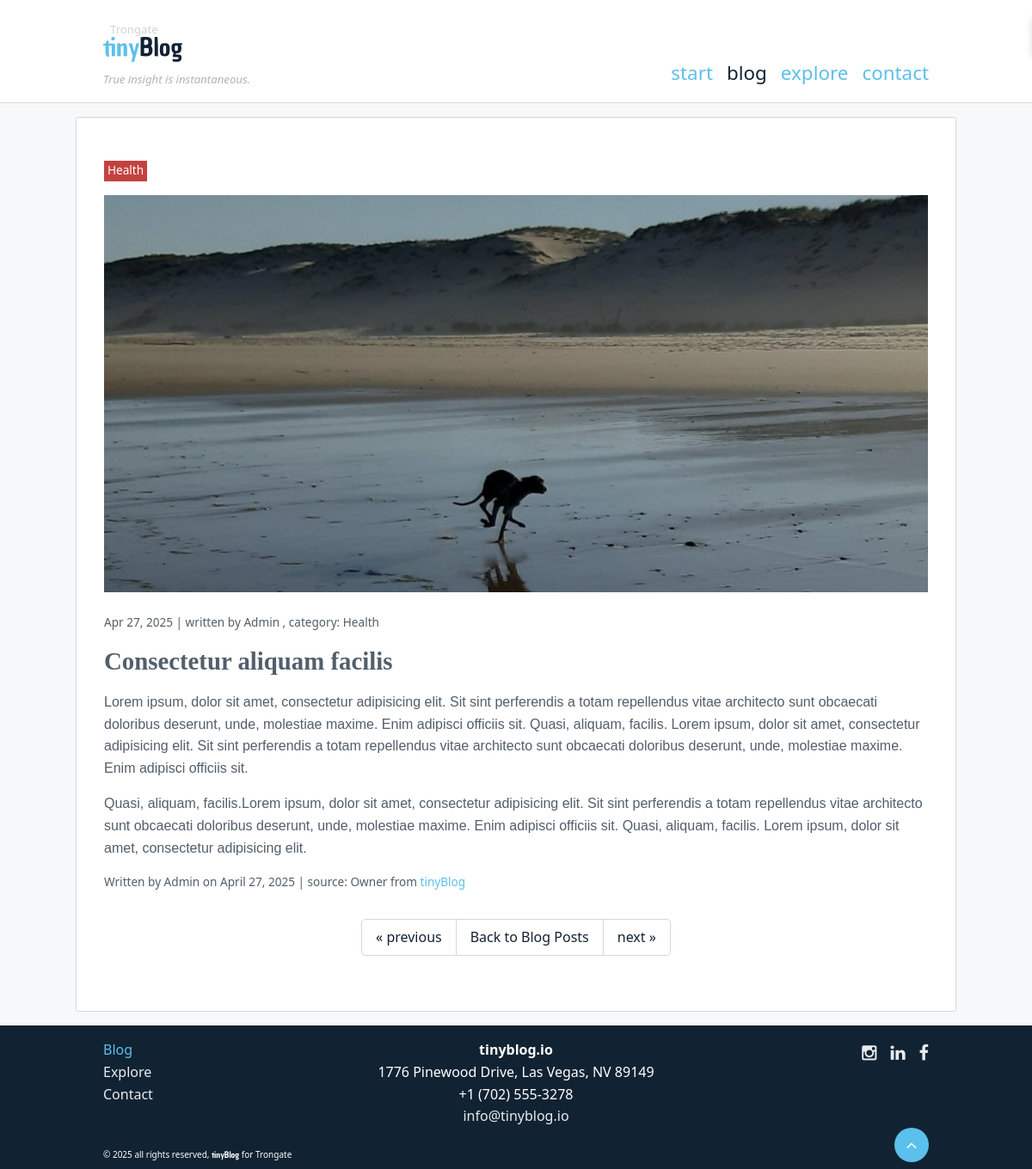
The page /blog/post/consectetur-aliquam-facilis on the database its author committed.
### tables this page shows
CREATE TABLE `menu_items` (
  `id` int(11) NOT NULL,
  `title` varchar(255) DEFAULT NULL,
  `url_string` varchar(255) DEFAULT NULL,
  `parent_id` int(11) DEFAULT NULL,
  `sort_order` int(11) DEFAULT NULL,
  `published` int(1) DEFAULT NULL,
  `target` varchar(12) DEFAULT NULL,
  `date_created` datetime DEFAULT NULL,
  `date_updated` datetime DEFAULT NULL,
  `menus_id` int(11) DEFAULT 0
);

CREATE TABLE `blog_categories` (
  `id` int(11) NOT NULL,
  `title` varchar(255) DEFAULT NULL,
  `url_string` varchar(255) DEFAULT NULL
);

CREATE TABLE `blog_posts` (
  `id` int(11) NOT NULL,
  `url_string` varchar(255) DEFAULT NULL,
  `title` varchar(255) DEFAULT NULL,
  `subtitle` varchar(255) DEFAULT NULL,
  `text` text DEFAULT NULL,
  `youtube` varchar(55) DEFAULT NULL,
  `date_created` datetime DEFAULT NULL,
  `date_updated` datetime DEFAULT NULL,
  `date_published` datetime DEFAULT NULL,
  `created_by` int(11) DEFAULT NULL,
  `updated_by` int(11) DEFAULT NULL,
  `published` int(1) DEFAULT NULL,
  `picture` varchar(255) DEFAULT '',
  `blog_sources_id` int(11) DEFAULT 0,
  `blog_categories_id` int(11) DEFAULT 0
);

CREATE TABLE `blog_sources` (
  `id` int(11) NOT NULL,
  `author` varchar(255) DEFAULT NULL,
  `website` varchar(255) DEFAULT NULL,
  `link` varchar(255) DEFAULT NULL
);

### modules/menus/views/_navigation_default_2.php (the view, shortened to what the rows shown need)
<?php if (!empty($menu_items)): ?>
<nav id="nav-bar" role="navigation" aria-label="Main Navigation">
    <ul role="list">
        <?php
        $current_url = current_url();
        if (str_starts_with($current_url, BASE_URL)) {
            $current_path = substr($current_url, strlen(BASE_URL));
        } else {
            $current_path = $current_url;
        }
        $current_first = explode('/', $current_path)[0] ?? '';
        ?>
        <?php foreach ($menu_items as $item): ?>
            <?php
            $item_url = $item['url_string'];
            if (str_starts_with($item_url, BASE_URL)) {
                $item_path = substr($item_url, strlen(BASE_URL));
            } else {
                $item_path = $item_url;
            }
            $item_first = explode('/', $item_path)[0] ?? '';
            $is_active = $current_first === $item_first && $item_first !== '';
            ?>
            <li <?php echo $is_active ? 'class="active"' : ''; ?>>
                <a href="<?= $item['url_string'] ?>" target="<?= $item['target'] ?>">
                    <?= out($item['title']) ?>
                </a>
            </li>
        <?php endforeach; ?>
    </ul>
</nav>
<?php endif; ?>

### modules/blog/views/view_post.php (shortened to what the rows shown need)
<?php
$post_class = $post_class ?? '';
?>
<article <?= $post_class ?>>
    <p class="post-category"><?= out($category ? $category->title : 'Uncategorized') ?></p>
    <?php if ($picture_url != ''): ?>
        <figure class="block-image text-center size-full">
        <img src="<?= BASE_URL . out($picture_url) ?>" alt="<?= out($record->title) ?>-image" class="post-article-img">
    </figure>
    <?php endif; ?>
    <p class="post-date">
        <?= date($date_format, strtotime($record->date_published)) ?> | written by <?= ucfirst(out($author)) ?>
        <?= out($category ? ', category: '.$category->title : '') ?>
        </p>
    <h1><?= htmlspecialchars_decode($record->title) ?></h1>
    <div class="post-content"><?= htmlspecialchars_decode($record->text, ENT_QUOTES) ?></div>
    <div class="post-info-btm">
        <span class="post-author">Written by <?= ucfirst(out($author)) ?> on <?= date('F d, Y', strtotime($record->date_published)) ?></span>
        <?php if (!empty($source)): ?>
            <span class="post-source">| source: <?= out($source->author) ?> from
                <a class="post-source-link" href="<?= out($source->link) ?>" target="_blank"><?= out($source->website) ?></a>
            </span>
        <?php endif; ?>
    </div>
    <section class="post-pagination border-top">
        <div class="pagination">
            <?php if ($prev_link !== null): ?>
                <a href="<?= out($prev_link) ?>" class="previous">«<span class="pagination-tag"> previous </span></a>
            <?php else: ?>
                <span class="pagination-inactive" aria-disabled="true">«<span class="pagination-tag"> previous </span></span>
            <?php endif; ?>
            <a href="<?= BASE_URL ?>blog/posts" class="button-small">Back to Blog Posts</a>
            <?php if ($next_link !== null): ?>
                <a href="<?= out($next_link) ?>" class="next"><span class="pagination-tag"> next </span>»</a>
            <?php else: ?>
                <span class="pagination-inactive" aria-disabled="true"><span class="pagination-tag"> next </span>»</span>
            <?php endif; ?>
        </div>
    </section>
</article>

### modules/menus/views/_navigation_footer.php (shortened to what the rows shown need)
<?php if (!empty($menu_items)): ?>
<ul class="menu">
            <?php
        $current_url = current_url();
        if (str_starts_with($current_url, BASE_URL)) {
            $current_path = substr($current_url, strlen(BASE_URL));
        } else {
            $current_path = $current_url;
        }
        $current_first = explode('/', $current_path)[0] ?? '';
        ?>
        <?php foreach ($menu_items as $item): ?>
            <?php
            $item_url = $item['url_string'];
            if (str_starts_with($item_url, BASE_URL)) {
                $item_path = substr($item_url, strlen(BASE_URL));
            } else {
                $item_path = $item_url;
            }
            $item_first = explode('/', $item_path)[0] ?? '';
            $is_active = $current_first === $item_first && $item_first !== '';
            ?>
            <li <?php echo $is_active ? 'class="active"' : ''; ?>>
                <a href="<?= $item['url_string'] ?>" target="<?= $item['target'] ?>">
                    <?= out($item['title']) ?>
                </a>
            </li>
        <?php endforeach; ?>
</ul>
<?php endif; ?>

### rows shown on the page
menu_items: title "start"
menu_items: title "blog"
menu_items: title "explore"
menu_items: title "contact"
blog_categories: title "Health", title ", category: Health"
blog_posts: date_published "Apr 27, 2025", title "Consectetur aliquam facilis", text "Lorem ipsum, dolor sit amet, consectetur adipisicing elit. Sit sint perferendis a totam repellendus vitae architecto sunt obcaecati doloribus deserunt, unde, molestiae maxime. Enim adipisci officiis sit. Quasi, aliquam, facilis. Lorem ipsum, dolor sit amet, consectetur adipisicing elit. Sit sint perferendis a totam repellendus vitae architecto sunt obcaecati doloribus deserunt, unde, molestiae maxime. Enim adipisci officiis sit. Quasi, aliquam, facilis.Lorem ipsum, dolor sit amet, consectetur adipisicing elit. Sit sint perferendis a totam repellendus vitae architecto sunt obcaecati doloribus deserunt, unde, molestiae maxime. Enim adipisci officiis sit. Quasi, aliquam, facilis. Lorem ipsum,…", date_published "April 27, 2025"
blog_sources: author "Owner", website "tinyBlog"
menu_items: title "Blog"
menu_items: title "Explore"
menu_items: title "Contact"

### other values the page prints
out($author) "Admin"
WEBSITE_NAME "tinyblog.io"
OUR_ADDRESS "1776 Pinewood Drive, Las Vegas, NV 89149"
OUR_TELNUM "+1 (702) 555-3278"
OUR_EMAIL_ADDRESS "info@tinyblog.io"
